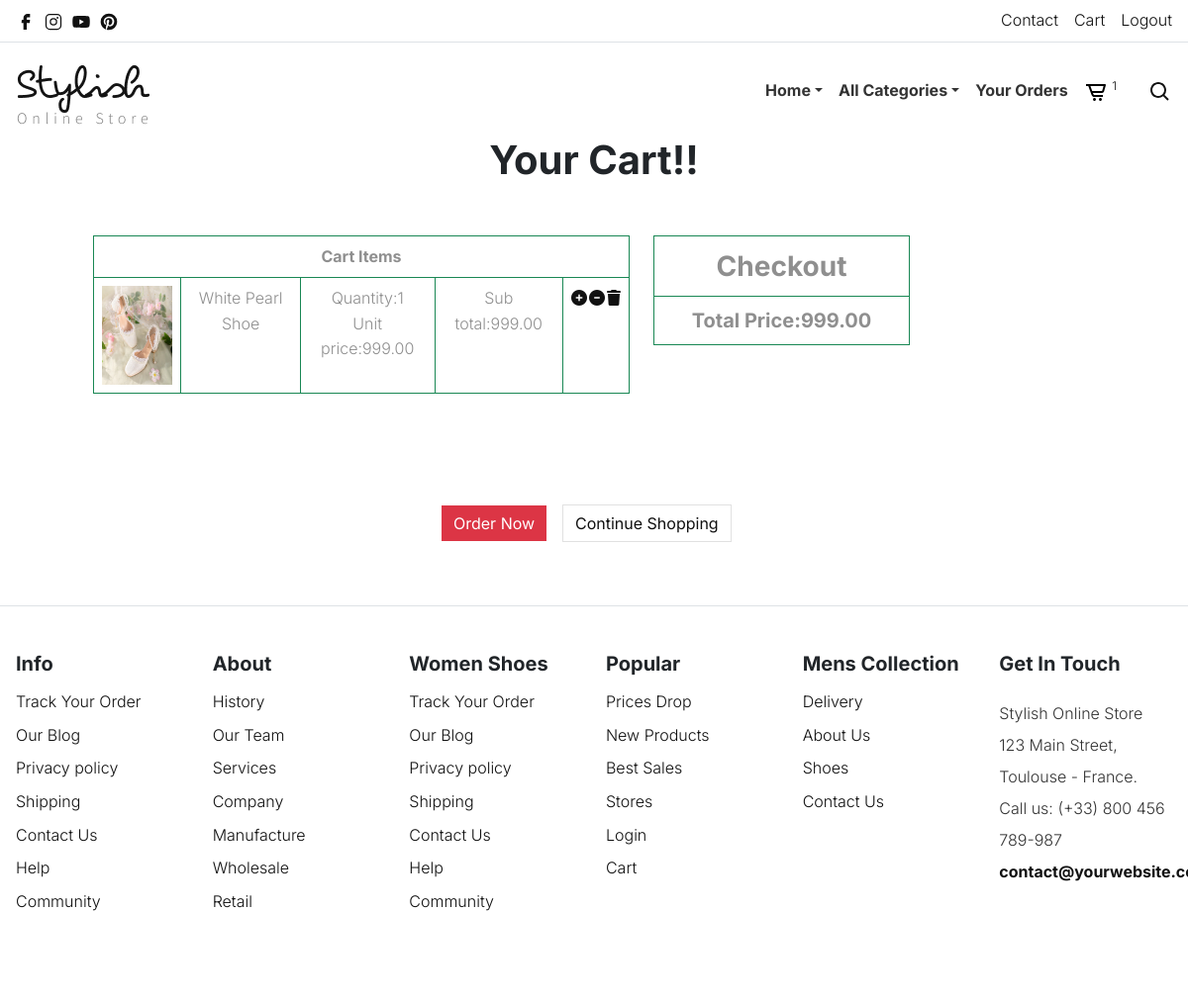
/cart/cartview (signed in), run on the app's committed database.
### cart/models.py (models this page shows)
class Cart(models.Model):
    user=models.ForeignKey(User,on_delete=models.CASCADE)
    product=models.ForeignKey(Product,on_delete=models.CASCADE)
    quantity=models.IntegerField(default=1)
    date_added=models.DateTimeField(auto_now_add=True)
    def subtotal(self):
        return self.quantity*self.product.price

### shop/models.py (models this page shows, shortened)
class Product(models.Model):
    name=models.CharField(max_length=50)
    desc=models.TextField()
    image=models.ImageField(upload_to='products')
    price=models.DecimalField(max_digits=10,decimal_places=2)
    stock=models.IntegerField()
    available=models.BooleanField(default=True)
    created=models.DateTimeField(auto_now_add=True)
    updated = models.DateTimeField(auto_now=True)
    category=models.ForeignKey(Category,on_delete=models.CASCADE)

### cart/views.py (the view)
# urls.py: path('cartview',views.cart_view,name="cartview"),
@login_required
def cart_view(request):
    u=request.user
    c=Cart.objects.filter(user=u)
    total=0
    for i in c:
        total+=i.quantity*i.product.price
    context={'cart':c,'total':total}
    return render(request,'cart.html',context)

### cart/context_processors.py (called while the page is built)
def count_items(request):
    count = 0  # Initialize count with a default value
    if request.user.is_authenticated:
        try:
            c = Cart.objects.filter(user=request.user)
            for i in c:
                count += i.quantity
        except Exception as e:
            print(f"Error in count_items: {e}")
    return {'count': count}

### shop/context_processors.py (called while the page is built)
def menu_links(request):
    c=Category.objects.all()
    return {'links':c}

### templates/cart.html
<!DOCTYPE html>
{% extends 'base.html' %}
{% load static %}
{% block content %}
<h1 class="text-center">Your Cart!!</h1>
<div class="container">
<div class="row">
<div class="table-responsive-lg w-50">
<table class="table table-bordered border-success text-center m-5 p-5">
 <thead>
      <tr>
      <th colspan="7">Cart Items</th>
      </tr>
    </thead>
    {% for i in cart %}
    <tbody>
      <tr>
        <td><img src="{{i.product.image.url}}" height="100px" width="100%"></td>
          <td>{{i.product.name}}</td>
          <td>Quantity:{{i.quantity}}<br>
              Unit price:{{i.product.price}}</td>
          <td>Sub total:{{i.subtotal}}</td>
         <td style="position: relative; padding: 8px;">
    <div style="display: flex; gap: 2px;">
        {% if i.product.stock > 0 %}
            <a href="{% url 'cart:addtocart' i.product.id %}" ><i class="fas fa-circle-plus"></i></a>
        {% endif %}
        <a href="{% url 'cart:cartremove' i.product.id %}"><i class="fas fa-circle-minus"></i></a>
        <a href="{% url 'cart:cartdelete' i.product.id %}"><i class="fas fa-trash"></i></a>
    </div>
</td>
      </tr>
    </tbody>
    {% endfor %}
</table>
</div>
<div class="table-responsive-lg w-25">
    <table class="table table-bordered border-success text-center m-5 p-5">
        <thead>
        <tr>
        <th colspan="2" class="fs-3">Checkout</th>
        </tr>
        <tr>
            <th colspan="2" class="fs-5">Total Price:{{total}}</th>
        </tr>
        </thead>
    </table>
</div>
 <div class="modal-footer mt-5 d-flex justify-content-center">
              <a  href="{% url 'cart:order' %}" class="btn btn-red hvr-sweep-to-right dark-sweep">Order Now</a>
              <a href="{% url 'shop:categories' %}" class="btn btn-outline-gray hvr-sweep-to-right dark-sweep m-3">Continue Shopping</a>
            </div>
</div>
    </div>
{% endblock %}

### static/style.css (style rules this page uses)
body { --heading-font: "Inter", Roboto, sans-serif; --heading-font-weight: 400; --heading-color: var(--bs-dark); --heading-line-height: 1.24; --swiper-theme-color: var(--bs-primary); --swiper-pagination-bottom: 0; --custom-easing: cubic-bezier(.17,.67,.83,.67); --bs-body-font-family: "Inter", Roboto, sans-serif; --bs-body-font-size: 1rem; --bs-body-font-weight: 400; --bs-body-line-height: 1.7; --bs-body-color: #8f8f8f; --bs-body-color-rgb: 143, 143, 143; --bs-primary: #ce071e; --bs-primary-dark: #8d0414; --bs-secondary: #6c757d; --bs-black: #111; --bs-light: #F1F1F0; --bs-dark: #212529; --bs-gray: #9aa1a7; --bs-gray-dark: #51565b; --bs-primary-rgb: 206, 7, 30; --bs-secondary-rgb: 108, 117, 125; --bs-black-rgb: 17, 17, 17; --bs-light-rgb: 241, 241, 240; --bs-dark-rgb: 33, 37, 41; --bs-link-color: var(--bs-dark); --bs-link-color-rgb: 17, 17, 17; --bs-link-decoration: underline; --bs-link-hover-color: var(--bs-primary); --bs-link-hover-color-rgb: 17, 17, 17; }
h1, .h1, h2, .h2, h3, .h3, h4, .h4, h5, .h5, h6, .h6 { font-family: var(--heading-font); font-weight: var(--heading-font-weight); color: var(--heading-color); line-height: var(--heading-line-height); }
a { text-decoration: none; transition: all 0.3s ease-out; }
.btn { --bs-btn-border-radius: 0; }
.container, .container-fluid, .container-lg, .container-md, .container-sm, .container-xl, .container-xxl { --bs-gutter-x: 2.5rem; }
:root { --accent-color: #333; --black-color: #000; --dark-color: #111; --gray-color-100: #F1F1F1; --gray-color-200: #E1E1E1; --gray-color-300: #D1D1D1; --gray-color-400: #ced4da; --gray-color-500: #adb5bd; --dark-gray-color: #7A7A7A; --bs-light-rgb: rgba(255, 255, 255, 1); --light-color: #fff; --swiper-theme-color: #111 !important; }
:root { --body-font: "Inter", sans-serif; --heading-font: "Inter", sans-serif; --extra-font: "Playfair Display", sans-serif; --subheading-font: "Petit Formal Script", sans-serif; }
.container, .container-fluid, .container-lg, .container-md, .container-sm, .container-xl, .container-xxl { --bs-gutter-x: 2rem; }
*, *::before, *::after { -webkit-box-sizing: border-box; -moz-box-sizing: border-box; box-sizing: border-box; }
html { box-sizing: border-box; }
body { font-family: var(--body-font); font-weight: 300; line-height: 1.6; color: var(--accent-color); margin: 0; }
a { color: var(--dark-color); text-decoration: none; transition: 0.3s color ease-out; }
h1, h2, h3, h4, h5 { font-family: var(--heading-font); font-weight: 700; line-height: 1; }
.btn.btn-outline-gray { background: transparent; border-color: var(--gray-color-200); color: var(--dark-color); }
.btn.btn-red { background-color: var(--bs-red); color: var(--light-color); border: none; }
.hvr-sweep-to-right { position: relative; overflow: hidden; vertical-align: middle; -webkit-transform: perspective(1px) translateZ(0); transform: perspective(1px) translateZ(0); box-shadow: 0 0 1px rgba(0, 0, 0, 0); -webkit-transition-property: color; transition-property: color; -webkit-transition-duration: 0.3s; transition-duration: 0.3s; }
.hvr-sweep-to-right:before { content: ""; position: absolute; z-index: -1; top: 0; left: 0; right: 0; bottom: 0; background: var(--bs-red); -webkit-transform: scaleX(0); transform: scaleX(0); -webkit-transform-origin: 0 50%; transform-origin: 0 50%; -webkit-transition-property: transform; transition-property: transform; -webkit-transition-duration: 0.3s; transition-duration: 0.3s; -webkit-transition-timing-function: ease-out; transition-timing-function: ease-out; }
.dark-sweep.hvr-sweep-to-right:before { background: var(--dark-color); }

### data on the page
Cart: product.image (picture), product.name "White Pearl Shoe", quantity "1", product.price "999.00", subtotal "999.00"

### other printed values
{{ count }} "1"
{{ total }} "999.00"
